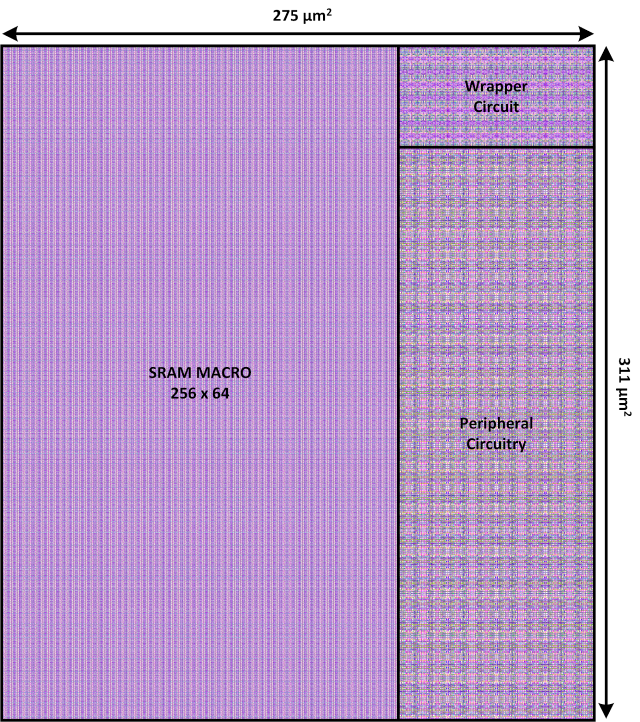
#> input picture 03-quadport.webp, 1280 x 1444 px (shown at 1/2 size)
$ python optimize_chip_gallery.py
#> lines starting #> are read from the running program, lines starting #| are printed output that depends on the picture
#!/usr/bin/env python3
"""Create responsive WebP display variants for the largest chip-gallery images.

The original files remain untouched and are still linked from each gallery card,
so visitors can open the full-resolution source when they need detail.
"""
from pathlib import Path
from PIL import Image, ImageOps

ROOT = Path(__file__).resolve().parents[1]
OUTPUT_DIR = ROOT / "assets" / "gallery"
SOURCES = ("03-quadport.webp", "04-d-imc.webp")
TARGET_WIDTHS = (600, 1200)
QUALITY = 80


def save_variant(source_path: Path, target_path: Path, target_width: int) -> tuple[int, int, int]:
#> called with target_width = 600
    with Image.open(source_path) as opened:
#> opened is the input picture: PIL image 1280x1444 RGB; mean R, G, B 188.2, 158, 204.8
        image = ImageOps.exif_transpose(opened)
        original_width, original_height = image.size
#> original_width = 1280; original_height = 1444
        if image.width > target_width:
            target_height = max(1, round(image.height * target_width / image.width))
#> target_height = 677
            image = image.resize((target_width, target_height), Image.Resampling.LANCZOS)
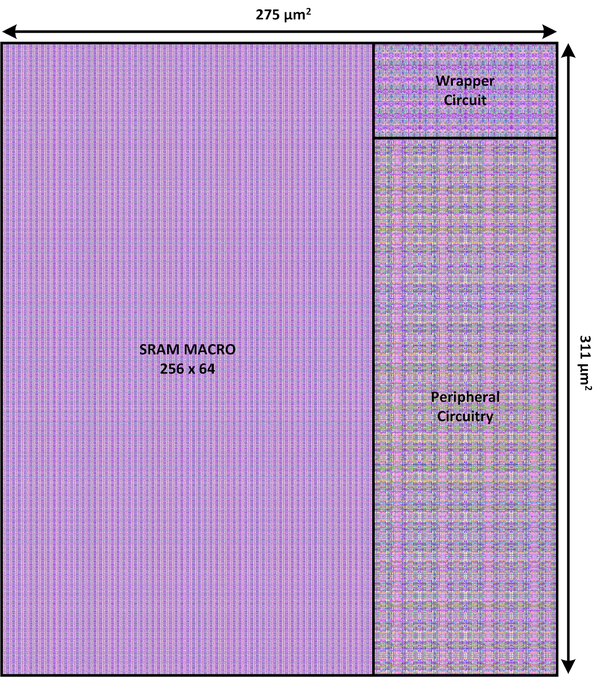
#> image: PIL image 600x677 RGB; mean R, G, B 188.3, 158, 204.9
        image = image.convert("RGBA" if "A" in image.getbands() else "RGB")
        target_path.parent.mkdir(parents=True, exist_ok=True)
        image.save(target_path, format="WEBP", quality=QUALITY, method=6)
        return original_width, original_height, target_path.stat().st_size


def main() -> None:
    total_source = 0
    total_output = 0
    for filename in SOURCES:
        source = ROOT / filename
        if not source.is_file():
            raise FileNotFoundError(f"Required gallery image not found: {source}")
        total_source += source.stat().st_size
        for width in TARGET_WIDTHS:
            target = OUTPUT_DIR / f"{source.stem}-{width}.webp"
            original_width, original_height, output_size = save_variant(source, target, width)
#> original_width = 1280; original_height = 1444; output_size = 104636
            total_output += output_size
#> total_output = 104636
            print(
                f"{filename} ({original_width}x{original_height}) -> "
                f"{target.relative_to(ROOT)} ({output_size:,} bytes)"
            )
#| 03-quadport.webp (1280x1444) -> assets/gallery/03-quadport-600.webp (104,636 bytes)
#> pass 2 of the loop in main, `for filename in SOURCES:`:
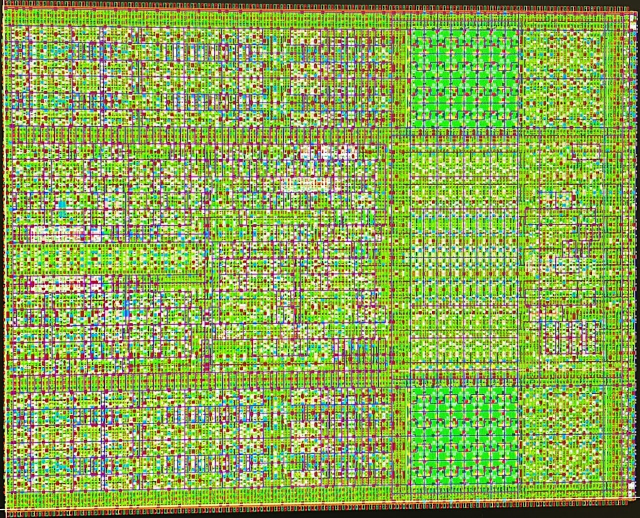
#> input picture 04-d-imc.webp, 1280 x 1035 px (shown at 1/2 size)
#> in save_variant, opened is the input picture: PIL image 1280x1035 RGB; mean R, G, B 140.3, 167.9, 86.1
#> in save_variant (call 3), `image = image.resize((target_width, target_height), Image.Resampling.L..`:
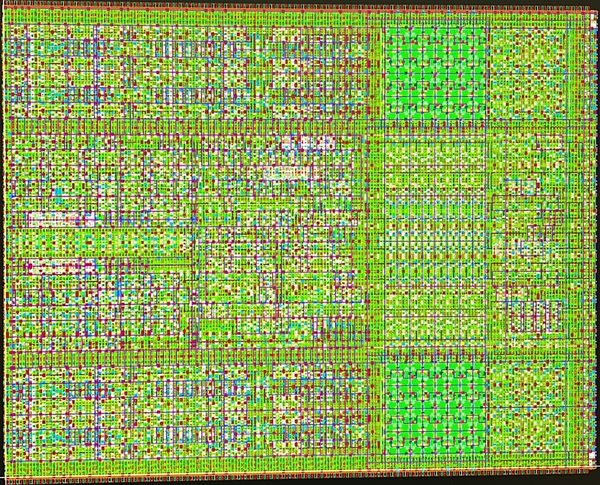
#> image: PIL image 600x485 RGB; mean R, G, B 140.2, 167.7, 86.2
    print(f"Total source size: {total_source:,} bytes")
    print(f"Total responsive variants: {total_output:,} bytes")
    if total_output >= total_source:
        print("Note: responsive variants are not smaller than the combined originals; review source formats.")


if __name__ == "__main__":
    main()
